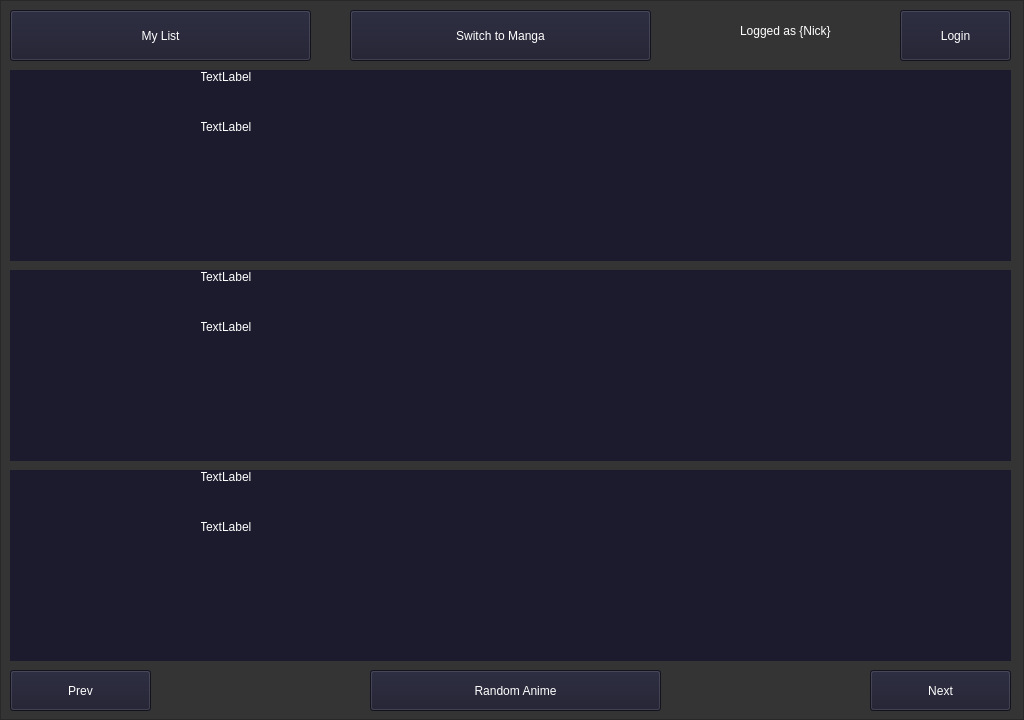
<?xml version="1.0" encoding="UTF-8"?>
<ui version="4.0">
 <class>MainWindow</class>
 <widget class="QMainWindow" name="MainWindow">
  <property name="enabled">
   <bool>true</bool>
  </property>
  <property name="geometry">
   <rect>
    <x>0</x>
    <y>0</y>
    <width>1024</width>
    <height>720</height>
   </rect>
  </property>
  <property name="minimumSize">
   <size>
    <width>830</width>
    <height>0</height>
   </size>
  </property>
  <property name="windowTitle">
   <string>WeebApp</string>
  </property>
  <widget class="QWidget" name="centralwidget">
   <property name="enabled">
    <bool>true</bool>
   </property>
   <widget class="QFrame" name="bg">
    <property name="enabled">
     <bool>true</bool>
    </property>
    <property name="geometry">
     <rect>
      <x>0</x>
      <y>0</y>
      <width>1024</width>
      <height>720</height>
     </rect>
    </property>
    <property name="styleSheet">
     <string notr="true">background-color: rgb(52, 52, 52)</string>
    </property>
    <property name="frameShape">
     <enum>QFrame::StyledPanel</enum>
    </property>
    <property name="frameShadow">
     <enum>QFrame::Raised</enum>
    </property>
    <widget class="QFrame" name="Anime1">
     <property name="enabled">
      <bool>true</bool>
     </property>
     <property name="geometry">
      <rect>
       <x>10</x>
       <y>70</y>
       <width>1001</width>
       <height>191</height>
      </rect>
     </property>
     <property name="styleSheet">
      <string notr="true">background-color: rgb(27, 27, 45)</string>
     </property>
     <property name="frameShape">
      <enum>QFrame::StyledPanel</enum>
     </property>
     <property name="frameShadow">
      <enum>QFrame::Raised</enum>
     </property>
     <widget class="QPushButton" name="AnimeButton1">
      <property name="enabled">
       <bool>true</bool>
      </property>
      <property name="geometry">
       <rect>
        <x>0</x>
        <y>0</y>
        <width>1001</width>
        <height>191</height>
       </rect>
      </property>
      <property name="toolTip">
       <string/>
      </property>
      <property name="styleSheet">
       <string notr="true">opacity: 0; border: 0;</string>
      </property>
      <property name="text">
       <string/>
      </property>
     </widget>
     <widget class="QLabel" name="AnimeName1">
      <property name="geometry">
       <rect>
        <x>190</x>
        <y>0</y>
        <width>811</width>
        <height>51</height>
       </rect>
      </property>
      <property name="styleSheet">
       <string notr="true">color: rgb(255, 255, 255);
font: 63 11pt &quot;Segoe UI Variable Display Semib&quot;;</string>
      </property>
      <property name="text">
       <string>TextLabel</string>
      </property>
      <property name="alignment">
       <set>Qt::AlignLeading|Qt::AlignLeft|Qt::AlignTop</set>
      </property>
      <property name="margin">
       <number>10</number>
      </property>
     </widget>
     <widget class="QLabel" name="AnimeSynopsis1">
      <property name="geometry">
       <rect>
        <x>190</x>
        <y>50</y>
        <width>811</width>
        <height>141</height>
       </rect>
      </property>
      <property name="styleSheet">
       <string notr="true">color: rgb(255, 255, 255);
font: 63 11pt &quot;Segoe UI Variable Display Semib&quot;;</string>
      </property>
      <property name="text">
       <string>TextLabel</string>
      </property>
      <property name="alignment">
       <set>Qt::AlignLeading|Qt::AlignLeft|Qt::AlignTop</set>
      </property>
      <property name="margin">
       <number>10</number>
      </property>
     </widget>
     <widget class="QLabel" name="AnimeImage1">
      <property name="enabled">
       <bool>true</bool>
      </property>
      <property name="geometry">
       <rect>
        <x>0</x>
        <y>0</y>
        <width>191</width>
        <height>191</height>
       </rect>
      </property>
      <property name="text">
       <string/>
      </property>
      <property name="pixmap">
       <pixmap>../models/1.jpg</pixmap>
      </property>
      <property name="scaledContents">
       <bool>true</bool>
      </property>
      <property name="wordWrap">
       <bool>false</bool>
      </property>
      <property name="indent">
       <number>-1</number>
      </property>
      <property name="openExternalLinks">
       <bool>false</bool>
      </property>
     </widget>
    </widget>
    <widget class="QPushButton" name="nextButton_2">
     <property name="geometry">
      <rect>
       <x>370</x>
       <y>670</y>
       <width>291</width>
       <height>41</height>
      </rect>
     </property>
     <property name="styleSheet">
      <string notr="true">color: rgb(255, 255, 255);
font: 63 11pt &quot;Segoe UI Variable Display Semib&quot;;background-color: rgb(27, 27, 45)</string>
     </property>
     <property name="text">
      <string>Random Anime</string>
     </property>
     <property name="default">
      <bool>false</bool>
     </property>
     <property name="flat">
      <bool>false</bool>
     </property>
    </widget>
    <widget class="QLabel" name="loggedAs">
     <property name="geometry">
      <rect>
       <x>740</x>
       <y>10</y>
       <width>151</width>
       <height>41</height>
      </rect>
     </property>
     <property name="styleSheet">
      <string notr="true">color: rgb(255, 255, 255);
font: 63 11pt &quot;Segoe UI Variable Display Semib&quot;;</string>
     </property>
     <property name="text">
      <string>Logged as {Nick}</string>
     </property>
    </widget>
    <widget class="QPushButton" name="nextButton">
     <property name="geometry">
      <rect>
       <x>870</x>
       <y>670</y>
       <width>141</width>
       <height>41</height>
      </rect>
     </property>
     <property name="styleSheet">
      <string notr="true">color: rgb(255, 255, 255);
font: 63 11pt &quot;Segoe UI Variable Display Semib&quot;;background-color: rgb(27, 27, 45)</string>
     </property>
     <property name="text">
      <string>Next</string>
     </property>
     <property name="default">
      <bool>false</bool>
     </property>
     <property name="flat">
      <bool>false</bool>
     </property>
    </widget>
    <widget class="QPushButton" name="myListButton">
     <property name="geometry">
      <rect>
       <x>10</x>
       <y>10</y>
       <width>301</width>
       <height>51</height>
      </rect>
     </property>
     <property name="styleSheet">
      <string notr="true">color: rgb(255, 255, 255);
font: 63 11pt &quot;Segoe UI Variable Display Semib&quot;;background-color: rgb(27, 27, 45)</string>
     </property>
     <property name="text">
      <string>My List</string>
     </property>
     <property name="default">
      <bool>false</bool>
     </property>
     <property name="flat">
      <bool>false</bool>
     </property>
    </widget>
    <widget class="QPushButton" name="prevButton">
     <property name="geometry">
      <rect>
       <x>10</x>
       <y>670</y>
       <width>141</width>
       <height>41</height>
      </rect>
     </property>
     <property name="styleSheet">
      <string notr="true">color: rgb(255, 255, 255);
font: 63 11pt &quot;Segoe UI Variable Display Semib&quot;;background-color: rgb(27, 27, 45)</string>
     </property>
     <property name="text">
      <string>Prev</string>
     </property>
     <property name="default">
      <bool>false</bool>
     </property>
     <property name="flat">
      <bool>false</bool>
     </property>
    </widget>
    <widget class="QPushButton" name="loginButton">
     <property name="geometry">
      <rect>
       <x>900</x>
       <y>10</y>
       <width>111</width>
       <height>51</height>
      </rect>
     </property>
     <property name="styleSheet">
      <string notr="true">color: rgb(255, 255, 255);
font: 63 11pt &quot;Segoe UI Variable Display Semib&quot;;
background-color: rgb(27, 27, 45);</string>
     </property>
     <property name="text">
      <string>Login</string>
     </property>
     <property name="default">
      <bool>false</bool>
     </property>
     <property name="flat">
      <bool>false</bool>
     </property>
    </widget>
    <widget class="QFrame" name="Anime2">
     <property name="enabled">
      <bool>true</bool>
     </property>
     <property name="geometry">
      <rect>
       <x>10</x>
       <y>270</y>
       <width>1001</width>
       <height>191</height>
      </rect>
     </property>
     <property name="styleSheet">
      <string notr="true">background-color: rgb(27, 27, 45)</string>
     </property>
     <property name="frameShape">
      <enum>QFrame::StyledPanel</enum>
     </property>
     <property name="frameShadow">
      <enum>QFrame::Raised</enum>
     </property>
     <widget class="QPushButton" name="AnimeButton2">
      <property name="enabled">
       <bool>true</bool>
      </property>
      <property name="geometry">
       <rect>
        <x>0</x>
        <y>0</y>
        <width>1001</width>
        <height>191</height>
       </rect>
      </property>
      <property name="toolTip">
       <string/>
      </property>
      <property name="styleSheet">
       <string notr="true">opacity: 0; border: 0;</string>
      </property>
      <property name="text">
       <string/>
      </property>
     </widget>
     <widget class="QLabel" name="AnimeName2">
      <property name="geometry">
       <rect>
        <x>190</x>
        <y>0</y>
        <width>811</width>
        <height>51</height>
       </rect>
      </property>
      <property name="styleSheet">
       <string notr="true">color: rgb(255, 255, 255);
font: 63 11pt &quot;Segoe UI Variable Display Semib&quot;;</string>
      </property>
      <property name="text">
       <string>TextLabel</string>
      </property>
      <property name="alignment">
       <set>Qt::AlignLeading|Qt::AlignLeft|Qt::AlignTop</set>
      </property>
      <property name="margin">
       <number>10</number>
      </property>
     </widget>
     <widget class="QLabel" name="AnimeSynopsis2">
      <property name="geometry">
       <rect>
        <x>190</x>
        <y>50</y>
        <width>811</width>
        <height>141</height>
       </rect>
      </property>
      <property name="styleSheet">
       <string notr="true">color: rgb(255, 255, 255);
font: 63 11pt &quot;Segoe UI Variable Display Semib&quot;;</string>
      </property>
      <property name="text">
       <string>TextLabel</string>
      </property>
      <property name="alignment">
       <set>Qt::AlignLeading|Qt::AlignLeft|Qt::AlignTop</set>
      </property>
      <property name="margin">
       <number>10</number>
      </property>
     </widget>
     <widget class="QLabel" name="AnimeImage2">
      <property name="enabled">
       <bool>true</bool>
      </property>
      <property name="geometry">
       <rect>
        <x>0</x>
        <y>0</y>
        <width>191</width>
        <height>191</height>
       </rect>
      </property>
      <property name="text">
       <string/>
      </property>
      <property name="pixmap">
       <pixmap>../models/1.jpg</pixmap>
      </property>
      <property name="scaledContents">
       <bool>true</bool>
      </property>
      <property name="wordWrap">
       <bool>false</bool>
      </property>
      <property name="indent">
       <number>-1</number>
      </property>
      <property name="openExternalLinks">
       <bool>false</bool>
      </property>
     </widget>
    </widget>
    <widget class="QFrame" name="Anime3">
     <property name="enabled">
      <bool>true</bool>
     </property>
     <property name="geometry">
      <rect>
       <x>10</x>
       <y>470</y>
       <width>1001</width>
       <height>191</height>
      </rect>
     </property>
     <property name="styleSheet">
      <string notr="true">background-color: rgb(27, 27, 45)</string>
     </property>
     <property name="frameShape">
      <enum>QFrame::StyledPanel</enum>
     </property>
     <property name="frameShadow">
      <enum>QFrame::Raised</enum>
     </property>
     <widget class="QPushButton" name="AnimeButton3">
      <property name="enabled">
       <bool>true</bool>
      </property>
      <property name="geometry">
       <rect>
        <x>0</x>
        <y>0</y>
        <width>1001</width>
        <height>191</height>
       </rect>
      </property>
      <property name="toolTip">
       <string/>
      </property>
      <property name="styleSheet">
       <string notr="true">opacity: 0; border: 0;</string>
      </property>
      <property name="text">
       <string/>
      </property>
     </widget>
     <widget class="QLabel" name="AnimeName3">
      <property name="geometry">
       <rect>
        <x>190</x>
        <y>0</y>
        <width>811</width>
        <height>51</height>
       </rect>
      </property>
      <property name="styleSheet">
       <string notr="true">color: rgb(255, 255, 255);
font: 63 11pt &quot;Segoe UI Variable Display Semib&quot;;</string>
      </property>
      <property name="text">
       <string>TextLabel</string>
      </property>
      <property name="alignment">
       <set>Qt::AlignLeading|Qt::AlignLeft|Qt::AlignTop</set>
      </property>
      <property name="margin">
       <number>10</number>
      </property>
     </widget>
     <widget class="QLabel" name="AnimeSynopsis3">
      <property name="geometry">
       <rect>
        <x>190</x>
        <y>50</y>
        <width>811</width>
        <height>141</height>
       </rect>
      </property>
      <property name="styleSheet">
       <string notr="true">color: rgb(255, 255, 255);
font: 63 11pt &quot;Segoe UI Variable Display Semib&quot;;</string>
      </property>
      <property name="text">
       <string>TextLabel</string>
      </property>
      <property name="alignment">
       <set>Qt::AlignLeading|Qt::AlignLeft|Qt::AlignTop</set>
      </property>
      <property name="margin">
       <number>10</number>
      </property>
     </widget>
     <widget class="QLabel" name="AnimeImage3">
      <property name="enabled">
       <bool>true</bool>
      </property>
      <property name="geometry">
       <rect>
        <x>0</x>
        <y>0</y>
        <width>191</width>
        <height>191</height>
       </rect>
      </property>
      <property name="text">
       <string/>
      </property>
      <property name="pixmap">
       <pixmap>../models/1.jpg</pixmap>
      </property>
      <property name="scaledContents">
       <bool>true</bool>
      </property>
      <property name="wordWrap">
       <bool>false</bool>
      </property>
      <property name="indent">
       <number>-1</number>
      </property>
      <property name="openExternalLinks">
       <bool>false</bool>
      </property>
     </widget>
    </widget>
    <widget class="QPushButton" name="switch_to_manga">
     <property name="geometry">
      <rect>
       <x>350</x>
       <y>10</y>
       <width>301</width>
       <height>51</height>
      </rect>
     </property>
     <property name="styleSheet">
      <string notr="true">color: rgb(255, 255, 255);
font: 63 11pt &quot;Segoe UI Variable Display Semib&quot;;background-color: rgb(27, 27, 45)</string>
     </property>
     <property name="text">
      <string>Switch to Manga</string>
     </property>
     <property name="default">
      <bool>false</bool>
     </property>
     <property name="flat">
      <bool>false</bool>
     </property>
    </widget>
   </widget>
  </widget>
 </widget>
 <resources/>
 <connections/>
</ui>
